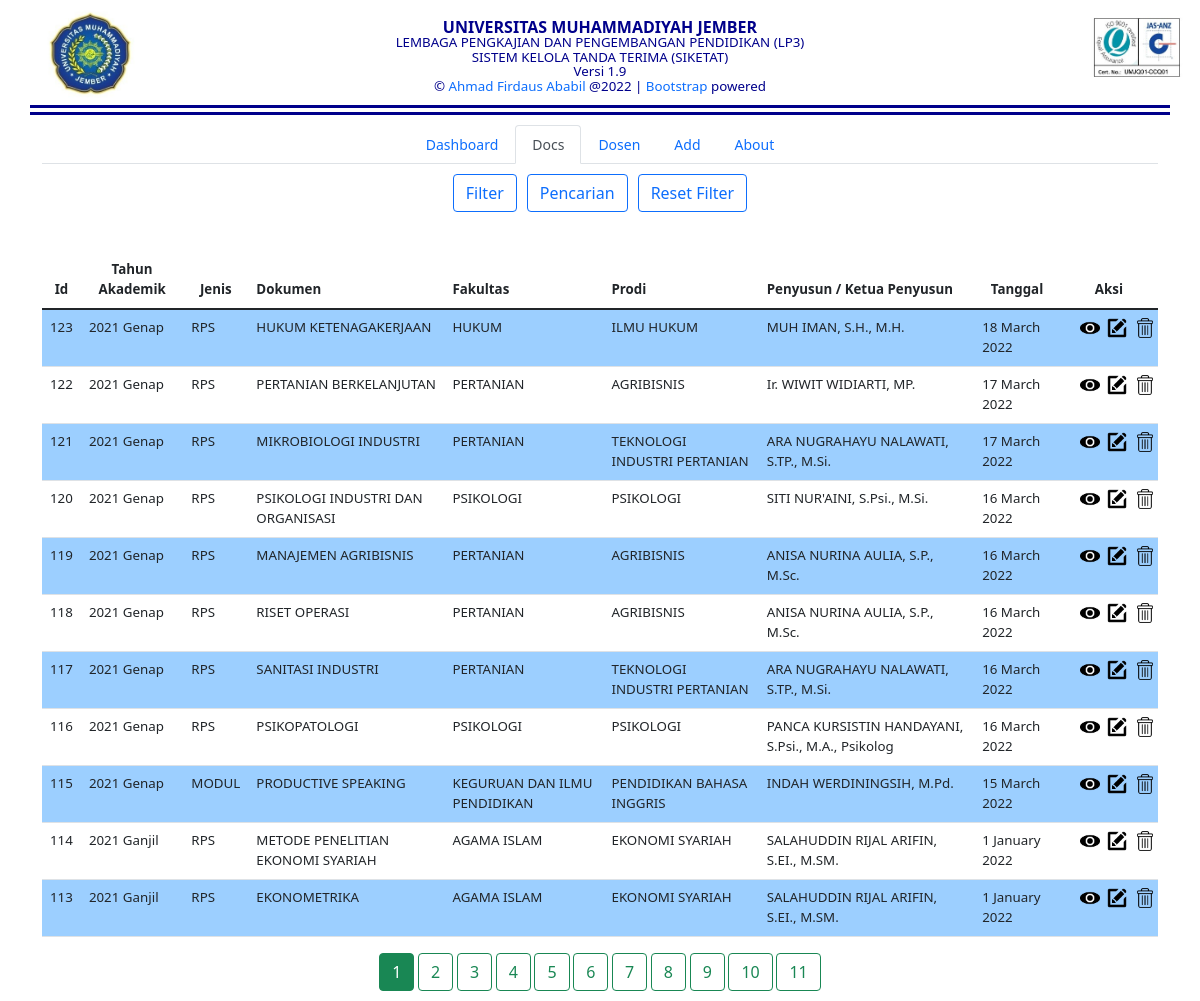
The page / on the database its author committed.
### tables this page shows
CREATE TABLE `dokumen` (
  `id` bigint(20) UNSIGNED NOT NULL,
  `jenis` tinyint(4) NOT NULL,
  `ta` tinyint(4) DEFAULT NULL,
  `modul` varchar(100) DEFAULT NULL,
  `fakultas` tinyint(4) NOT NULL,
  `prodi` tinyint(4) NOT NULL,
  `mk` varchar(100) NOT NULL,
  `kode_mk` varchar(30) NOT NULL,
  `kode_dokumen` varchar(30) NOT NULL,
  `tanggal` varchar(10) NOT NULL
);

CREATE TABLE `ta` (
  `id_ta` tinyint(4) NOT NULL,
  `ta` varchar(30) NOT NULL
);

CREATE TABLE `jenis` (
  `id_jenis` tinyint(4) NOT NULL,
  `jenis` varchar(30) NOT NULL,
  `mkwu` tinyint(4) NOT NULL DEFAULT 0
);

CREATE TABLE `fakultas` (
  `id_fakultas` tinyint(4) NOT NULL,
  `fakultas` varchar(100) NOT NULL
);

CREATE TABLE `prodi` (
  `id_prodi` tinyint(4) NOT NULL,
  `id_fakultas` tinyint(4) NOT NULL,
  `prodi` varchar(100) NOT NULL,
  `primer` tinyint(4) NOT NULL DEFAULT 0,
  `nick` varchar(30) DEFAULT NULL
);

CREATE TABLE `dosen` (
  `id` smallint(6) UNSIGNED NOT NULL,
  `nama` varchar(100) NOT NULL,
  `npk` varchar(30) DEFAULT NULL
);

### list/index.php (the view, shortened to what this page needs)
<?php
require_once('master.php');
$sql = "SELECT dokumen.tanggal, dokumen.id, ta.ta, jenis.jenis, fakultas.fakultas, prodi.prodi, dokumen.mk from dokumen join jenis on dokumen.jenis = jenis.id_jenis join fakultas on dokumen.fakultas = fakultas.id_fakultas join prodi on dokumen.prodi = prodi.id_prodi join ta on dokumen.ta = ta.id_ta ORDER BY dokumen.id DESC";
$query = $con->query($sql);
if($query->num_rows == 0) {
	echo "Tidak ada data untuk ditampilkan.";
}
else {
	?>
	<div class="filtersearch nav justify-content-center">
	<a href="#" id="filter-bt" class="filtersearchbtn btn btn-outline-primary" onclick="secshow('filtersec', 'filter-bt')">Filter</a>
	<a href="#" id="search-bt" class="filtersearchbtn btn btn-outline-primary" onclick="secshow('searchsec', 'search-bt')">Pencarian</a>
	<a href="#" id="rest-bt" class="filtersearchbtn btn btn-outline-primary" onclick="backFunc()">Reset Filter</a>
	</div>
	<table id="tabel-member" class="table table-striped table-hover" cellpadding="5" cellspacing="0">
	<thead>
	<th class="table-sort text-center" onclick="sortTable('tabel-member',0)">Id</th>
	<th class="table-sort text-center" onclick="sortTable('tabel-member',1)">Tahun Akademik</th>
	<th class="table-sort text-center" onclick="sortTable('tabel-member',2)">Jenis</th>
	<th class="table-sort" onclick="sortTable('tabel-member',3)">Dokumen</th>
	<th class="table-sort" onclick="sortTable('tabel-member',4)">Fakultas</th>
	<th class="table-sort" onclick="sortTable('tabel-member',5)">Prodi</th>
	<th class="table-sort" onclick="sortTable('tabel-member',6)">Penyusun / Ketua Penyusun</th>
	<th class="table-sort text-center">Tanggal</th>
	<th class="text-center">Aksi</th>
	</thead>
	<tbody>
	<?php if(mysqli_num_rows($query)>0) { ?>
		<?php
		while ($data = mysqli_fetch_array($query)) {
			$xTgl = date_create($data['tanggal']);
			$yTgl = date_format($xTgl, 'Y-m-d h:i:sA');
			$tgl = strftime('%e %B %Y', strtotime($yTgl));
			$penyusunQuery = "SELECT penyusun.id, dosen.nama FROM penyusun join dosen on penyusun.id_dosen = dosen.id where id_dokumen = ".$data['id']." limit 1";
			$penyusun = $con->query($penyusunQuery)->fetch_assoc();
			?>
			<tr>
			<td><?php echo $data["id"];?></td>
			<td><?php echo $data["ta"];?></td>
			<td><?php echo $data["jenis"];?></td>
			<td><?php echo $data["mk"];?></td>
			<td><?php echo $data["fakultas"];?></td>
			<td><?php echo $data["prodi"];?></td>
			<td><?php echo $penyusun['nama'];?></td>
			<td><?php echo $tgl;?></td>
			<td>
			<div id="aksi" class="container">
			<div class="row">
			<div class="col-sm-4 col-md-4 col-lg-4 col-xl-4">
			<a target="_self" class="aksi" href="preview/?id=<?php echo $data['id']; ?>&mk=<?php echo $data['mk']; ?>&author=<?php echo $penyusun['nama']; ?>"><img src="assets/show.png"></a>
			</div>
			<div class="col-sm-4 col-md-4 col-lg-4 col-xl-4">
			<a target="_self" class="aksi" href="edit/?act=dokumen&id=<?php echo $data['id']; ?>"><img src="assets/edit.png"></a>
			</div>
			<div class="col-sm-4 col-md-4 col-lg-4 col-xl-4">
			<a target="_self" class="aksi" href="#" onclick="delet(<?php echo $data['id']; ?>)"><img src="assets/delete.png"></a>
			</div>
			</div>
			</div>
			</td>
			</tr>
			<?php }
		} ?>
		</tbody>
		</table>
		<?php
	}
	?>

### assets/lp3-main.css (style rules this page uses)
body { margin-top: 10px; margin-bottom: 10px; }
img { width: 20px; }
#tabel-member { margin-top: 30px; font-size: 10pt; }
.filtersearch { width: 100%; margin: 10px 0px 10px 0px; }
.filtersearchbtn { margin: 0px 5px 0px 5px; }

### assets/dashboard.css (style rules this page uses)
body { font-size: .875rem; }

### rows shown on the page
dokumen: id "123", ta.ta "2021 Genap", jenis.jenis "RPS", mk "HUKUM KETENAGAKERJAAN", fakultas.fakultas "HUKUM", prodi.prodi "ILMU HUKUM", dosen.nama "MUH IMAN, S.H., M.H.", tanggal "18 March 2022"
dokumen: id "122", ta.ta "2021 Genap", jenis.jenis "RPS", mk "PERTANIAN BERKELANJUTAN", fakultas.fakultas "PERTANIAN", prodi.prodi "AGRIBISNIS", dosen.nama "Ir. WIWIT WIDIARTI, MP.", tanggal "17 March 2022"
dokumen: id "121", ta.ta "2021 Genap", jenis.jenis "RPS", mk "MIKROBIOLOGI INDUSTRI", fakultas.fakultas "PERTANIAN", prodi.prodi "TEKNOLOGI INDUSTRI PERTANIAN", dosen.nama "ARA NUGRAHAYU NALAWATI, S.TP., M.Si.", tanggal "17 March 2022"
dokumen: id "120", ta.ta "2021 Genap", jenis.jenis "RPS", mk "PSIKOLOGI INDUSTRI DAN ORGANISASI", fakultas.fakultas "PSIKOLOGI", prodi.prodi "PSIKOLOGI", dosen.nama "SITI NUR'AINI, S.Psi., M.Si.", tanggal "16 March 2022"
dokumen: id "119", ta.ta "2021 Genap", jenis.jenis "RPS", mk "MANAJEMEN AGRIBISNIS", fakultas.fakultas "PERTANIAN", prodi.prodi "AGRIBISNIS", dosen.nama "ANISA NURINA AULIA, S.P., M.Sc.", tanggal "16 March 2022"
dokumen: id "118", ta.ta "2021 Genap", jenis.jenis "RPS", mk "RISET OPERASI", fakultas.fakultas "PERTANIAN", prodi.prodi "AGRIBISNIS", dosen.nama "ANISA NURINA AULIA, S.P., M.Sc.", tanggal "16 March 2022"
dokumen: id "117", ta.ta "2021 Genap", jenis.jenis "RPS", mk "SANITASI INDUSTRI", fakultas.fakultas "PERTANIAN", prodi.prodi "TEKNOLOGI INDUSTRI PERTANIAN", dosen.nama "ARA NUGRAHAYU NALAWATI, S.TP., M.Si.", tanggal "16 March 2022"
dokumen: id "116", ta.ta "2021 Genap", jenis.jenis "RPS", mk "PSIKOPATOLOGI", fakultas.fakultas "PSIKOLOGI", prodi.prodi "PSIKOLOGI", dosen.nama "PANCA KURSISTIN HANDAYANI, S.Psi., M.A., Psikolog", tanggal "16 March 2022"
dokumen: id "115", ta.ta "2021 Genap", jenis.jenis "MODUL", mk "PRODUCTIVE SPEAKING", fakultas.fakultas "KEGURUAN DAN ILMU PENDIDIKAN", prodi.prodi "PENDIDIKAN BAHASA INGGRIS", dosen.nama "INDAH WERDININGSIH, M.Pd.", tanggal "15 March 2022"
dokumen: id "114", ta.ta "2021 Ganjil", jenis.jenis "RPS", mk "METODE PENELITIAN EKONOMI SYARIAH", fakultas.fakultas "AGAMA ISLAM", prodi.prodi "EKONOMI SYARIAH", dosen.nama "SALAHUDDIN RIJAL ARIFIN, S.EI., M.SM.", tanggal "1 January 2022"
dokumen: id "113", ta.ta "2021 Ganjil", jenis.jenis "RPS", mk "EKONOMETRIKA", fakultas.fakultas "AGAMA ISLAM", prodi.prodi "EKONOMI SYARIAH", dosen.nama "SALAHUDDIN RIJAL ARIFIN, S.EI., M.SM.", tanggal "1 January 2022"

### other values the page prints
$appver "1.9"
$rights "2022"
